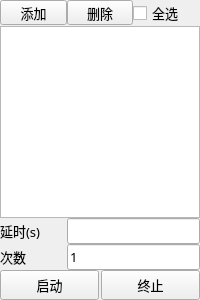
       <widget class="QFrame" name="gridFrame_test_group">
        <property name="minimumSize">
         <size>
          <width>200</width>
          <height>0</height>
         </size>
        </property>
        <property name="maximumSize">
         <size>
          <width>16777215</width>
          <height>16777215</height>
         </size>
        </property>
        <property name="styleSheet">
         <string notr="true"/>
        </property>
        <layout class="QGridLayout" name="gridLayout_test_auto" rowstretch="0,0,0,0,0">
         <property name="leftMargin">
          <number>0</number>
         </property>
         <property name="topMargin">
          <number>0</number>
         </property>
         <property name="rightMargin">
          <number>0</number>
         </property>
         <property name="bottomMargin">
          <number>0</number>
         </property>
         <property name="spacing">
          <number>0</number>
         </property>
         <item row="0" column="2">
          <widget class="QCheckBox" name="check_box_select_all">
           <property name="sizePolicy">
            <sizepolicy hsizetype="Ignored" vsizetype="Fixed">
             <horstretch>0</horstretch>
             <verstretch>0</verstretch>
            </sizepolicy>
           </property>
           <property name="font">
            <font>
             <family>宋体</family>
             <pointsize>10</pointsize>
            </font>
           </property>
           <property name="text">
            <string>全选</string>
           </property>
          </widget>
         </item>
         <item row="3" column="0">
          <widget class="QLabel" name="label_2">
           <property name="sizePolicy">
            <sizepolicy hsizetype="Ignored" vsizetype="Preferred">
             <horstretch>0</horstretch>
             <verstretch>0</verstretch>
            </sizepolicy>
           </property>
           <property name="minimumSize">
            <size>
             <width>0</width>
             <height>25</height>
            </size>
           </property>
           <property name="maximumSize">
            <size>
             <width>16777215</width>
             <height>16777215</height>
            </size>
           </property>
           <property name="font">
            <font>
             <family>宋体</family>
             <pointsize>10</pointsize>
            </font>
           </property>
           <property name="text">
            <string>次数</string>
           </property>
          </widget>
         </item>
         <item row="0" column="0">
          <widget class="QPushButton" name="button_add_test_group">
           <property name="sizePolicy">
            <sizepolicy hsizetype="Ignored" vsizetype="Fixed">
             <horstretch>0</horstretch>
             <verstretch>0</verstretch>
            </sizepolicy>
           </property>
           <property name="maximumSize">
            <size>
             <width>16777215</width>
             <height>25</height>
            </size>
           </property>
           <property name="font">
            <font>
             <family>宋体</family>
             <pointsize>10</pointsize>
            </font>
           </property>
           <property name="text">
            <string>添加</string>
           </property>
          </widget>
         </item>
         <item row="0" column="1">
          <widget class="QPushButton" name="button_del_test_group">
           <property name="sizePolicy">
            <sizepolicy hsizetype="Ignored" vsizetype="Fixed">
             <horstretch>0</horstretch>
             <verstretch>0</verstretch>
            </sizepolicy>
           </property>
           <property name="maximumSize">
            <size>
             <width>16777215</width>
             <height>25</height>
            </size>
           </property>
           <property name="font">
            <font>
             <family>宋体</family>
             <pointsize>10</pointsize>
            </font>
           </property>
           <property name="text">
            <string>删除</string>
           </property>
          </widget>
         </item>
         <item row="3" column="1" colspan="2">
          <widget class="QLineEdit" name="line_number">
           <property name="sizePolicy">
            <sizepolicy hsizetype="Ignored" vsizetype="Fixed">
             <horstretch>0</horstretch>
             <verstretch>0</verstretch>
            </sizepolicy>
           </property>
           <property name="minimumSize">
            <size>
             <width>0</width>
             <height>25</height>
            </size>
           </property>
           <property name="maximumSize">
            <size>
             <width>16777215</width>
             <height>16777215</height>
            </size>
           </property>
           <property name="font">
            <font>
             <family>宋体</family>
             <pointsize>10</pointsize>
            </font>
           </property>
           <property name="toolTip">
            <string/>
           </property>
           <property name="text">
            <string>1</string>
           </property>
          </widget>
         </item>
         <item row="2" column="0">
          <widget class="QLabel" name="label_5">
           <property name="sizePolicy">
            <sizepolicy hsizetype="Ignored" vsizetype="Preferred">
             <horstretch>0</horstretch>
             <verstretch>0</verstretch>
            </sizepolicy>
           </property>
           <property name="minimumSize">
            <size>
             <width>0</width>
             <height>25</height>
            </size>
           </property>
           <property name="maximumSize">
            <size>
             <width>16777215</width>
             <height>16777215</height>
            </size>
           </property>
           <property name="font">
            <font>
             <family>宋体</family>
             <pointsize>10</pointsize>
            </font>
           </property>
           <property name="text">
            <string>延时(s)</string>
           </property>
          </widget>
         </item>
         <item row="2" column="1" colspan="2">
          <widget class="QLineEdit" name="line_delay">
           <property name="sizePolicy">
            <sizepolicy hsizetype="Ignored" vsizetype="Fixed">
             <horstretch>0</horstretch>
             <verstretch>0</verstretch>
            </sizepolicy>
           </property>
           <property name="minimumSize">
            <size>
             <width>0</width>
             <height>25</height>
            </size>
           </property>
           <property name="maximumSize">
            <size>
             <width>16777215</width>
             <height>16777215</height>
            </size>
           </property>
           <property name="font">
            <font>
             <family>宋体</family>
             <pointsize>10</pointsize>
            </font>
           </property>
          </widget>
         </item>
         <item row="4" column="0" colspan="3">
          <layout class="QHBoxLayout" name="horizontalLayout">
           <property name="spacing">
            <number>2</number>
           </property>
           <item>
            <widget class="QPushButton" name="button_start">
             <property name="sizePolicy">
              <sizepolicy hsizetype="Ignored" vsizetype="Fixed">
               <horstretch>0</horstretch>
               <verstretch>0</verstretch>
              </sizepolicy>
             </property>
             <property name="minimumSize">
              <size>
               <width>0</width>
               <height>30</height>
              </size>
             </property>
             <property name="maximumSize">
              <size>
               <width>16777215</width>
               <height>16777215</height>
              </size>
             </property>
             <property name="font">
              <font>
               <family>宋体</family>
               <pointsize>10</pointsize>
              </font>
             </property>
             <property name="text">
              <string>启动</string>
             </property>
            </widget>
           </item>
           <item>
            <widget class="QPushButton" name="button_stop">
             <property name="sizePolicy">
              <sizepolicy hsizetype="Ignored" vsizetype="Fixed">
               <horstretch>0</horstretch>
               <verstretch>0</verstretch>
              </sizepolicy>
             </property>
             <property name="minimumSize">
              <size>
               <width>0</width>
               <height>30</height>
              </size>
             </property>
             <property name="maximumSize">
              <size>
               <width>16777215</width>
               <height>16777215</height>
              </size>
             </property>
             <property name="font">
              <font>
               <family>宋体</family>
               <pointsize>10</pointsize>
              </font>
             </property>
             <property name="text">
              <string>终止</string>
             </property>
            </widget>
           </item>
          </layout>
         </item>
         <item row="1" column="0" colspan="3">
          <widget class="CustomTreeWidget" name="tree_group">
           <property name="sizePolicy">
            <sizepolicy hsizetype="Ignored" vsizetype="Expanding">
             <horstretch>0</horstretch>
             <verstretch>0</verstretch>
            </sizepolicy>
           </property>
           <property name="minimumSize">
            <size>
             <width>0</width>
             <height>0</height>
            </size>
           </property>
           <property name="maximumSize">
            <size>
             <width>16777215</width>
             <height>16777215</height>
            </size>
           </property>
           <property name="font">
            <font>
             <family>Microsoft YaHei</family>
             <pointsize>10</pointsize>
            </font>
           </property>
           <property name="focusPolicy">
            <enum>Qt::FocusPolicy::StrongFocus</enum>
           </property>
           <property name="styleSheet">
            <string notr="true"/>
           </property>
           <property name="lineWidth">
            <number>1</number>
           </property>
           <property name="autoScrollMargin">
            <number>16</number>
           </property>
           <property name="updateThreshold">
            <number>200</number>
           </property>
           <property name="indentation">
            <number>20</number>
           </property>
           <property name="columnCount">
            <number>0</number>
           </property>
           <attribute name="headerMinimumSectionSize">
            <number>25</number>
           </attribute>
           <attribute name="headerDefaultSectionSize">
            <number>100</number>
           </attribute>
          </widget>
         </item>
        </layout>
       </widget>
